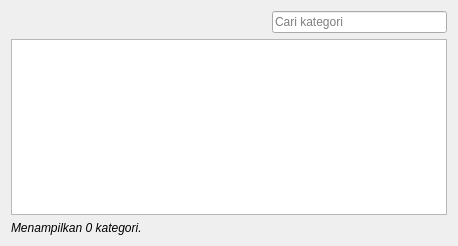
<?xml version="1.0" encoding="UTF-8"?>
<ui version="4.0">
 <class>ProductCategoryManager</class>
 <widget class="QDialog" name="ProductCategoryManager">
  <property name="geometry">
   <rect>
    <x>0</x>
    <y>0</y>
    <width>458</width>
    <height>246</height>
   </rect>
  </property>
  <property name="windowTitle">
   <string>Produk Kategori</string>
  </property>
  <layout class="QVBoxLayout" name="verticalLayout">
   <item>
    <layout class="QHBoxLayout" name="toolBarLayout">
     <item>
      <spacer name="horizontalSpacer">
       <property name="orientation">
        <enum>Qt::Horizontal</enum>
       </property>
       <property name="sizeHint" stdset="0">
        <size>
         <width>40</width>
         <height>20</height>
        </size>
       </property>
      </spacer>
     </item>
     <item>
      <widget class="QLineEdit" name="searchEdit">
       <property name="maximumSize">
        <size>
         <width>175</width>
         <height>16777215</height>
        </size>
       </property>
       <property name="placeholderText">
        <string>Cari kategori</string>
       </property>
       <property name="clearButtonEnabled">
        <bool>true</bool>
       </property>
      </widget>
     </item>
    </layout>
   </item>
   <item>
    <widget class="TableView" name="tableView"/>
   </item>
   <item>
    <widget class="QLabel" name="infoLabel">
     <property name="font">
      <font>
       <italic>true</italic>
      </font>
     </property>
     <property name="text">
      <string>Menampilkan 0 kategori.</string>
     </property>
    </widget>
   </item>
  </layout>
 </widget>
 <customwidgets>
  <customwidget>
   <class>TableView</class>
   <extends>QTableView</extends>
   <header>libs/widgets/tableview.h</header>
  </customwidget>
 </customwidgets>
 <resources/>
 <connections/>
</ui>
